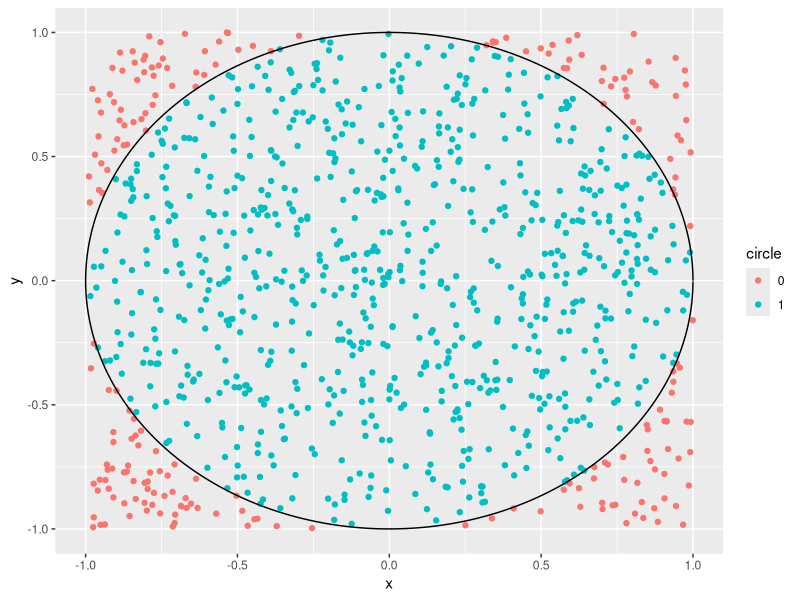

The R source for this figure:
# モンテカルロ積分
#
# 円の面積を求める
# (正方形に対する円の面積の比を求める)
# p(x) : -1.0 < x1 < 1.0, -1.0 < x2 < 1.0 の一様分布
# h1(x) : いつも1
# h2(x) : xが円の中なら1、外なら0
# E[h2(x)/h1(x)] : 正方形に対する円の面積比の期待値
#  ~ sum_x'( h2(x')/h1(x') ) / N

library(ggplot2)
N=1000

R=1
sample <- cbind( runif(N,min=-1,max=1), runif(N,min=-1,max=1) )
h_x <- ifelse( (sample[,1]^2+sample[,2]^2) < R^2, 1, 0 )

plot.data = data.frame( x=sample[,1], y=sample[,2], circle=factor(h_x) )
gp = ggplot( plot.data )
gp = gp + geom_point( aes( x=x, y=y, col=circle ) )
gp = gp + geom_path( aes( x=x, y=y ), data.frame( x=cos(seq(0,2*pi,by=0.01)), y=sin(seq(0,2*pi,by=0.01))) )
print( gp )
print( sum( h_x )/N*4 )